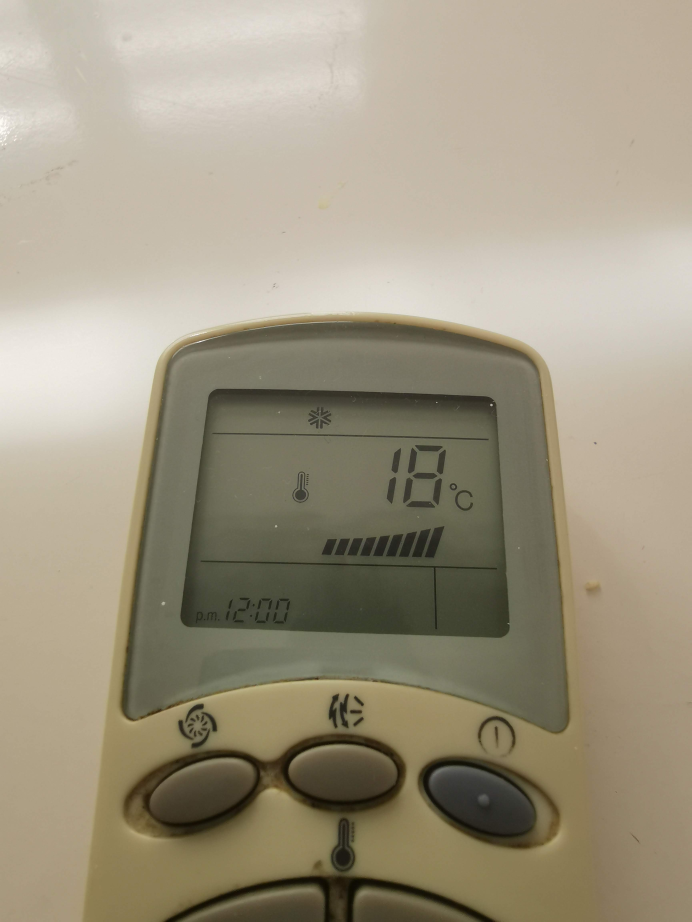
#> input picture Recognizing Digital Digits/data/remote_controller.jpg, 3456 x 4608 px (shown at 1/5 size)
$ python recognize_digital_digits.py --image data/remote_controller.jpg
#> lines starting #> are read from the running program, lines starting #| are printed output that depends on the picture; after the words box and inside, x2 and y2 are one past the last pixel; in counts of white or black regions, pixels touching at a corner belong together
import cv2
import argparse
import numpy as np

ap = argparse.ArgumentParser()
ap.add_argument("-i", "--image", required=True, help="Path of the image")
args = vars(ap.parse_args())

DIGITS_LOOKUP = {
    (1, 1, 1, 0, 1, 1, 1): 0,
    (0, 0, 1, 0, 0, 1, 0): 1,
    (1, 0, 1, 1, 1, 1, 0): 2,
    (1, 0, 1, 1, 0, 1, 1): 3,
    (0, 1, 1, 1, 0, 1, 0): 4,
    (1, 1, 0, 1, 0, 1, 1): 5,
    (1, 1, 0, 1, 1, 1, 1): 6,
    (1, 0, 1, 0, 0, 1, 0): 7,
    (1, 1, 1, 1, 1, 1, 1): 8,
    (1, 1, 1, 1, 0, 1, 1): 9
}


def order_points(pts):
    rect = np.zeros((4, 2), dtype="float32")
    s = pts.sum(axis=1)
    rect[0] = pts[np.argmin(s)]
    rect[2] = pts[np.argmax(s)]
    diff = np.diff(pts, axis=1)
    rect[1] = pts[np.argmin(diff)]
    rect[3] = pts[np.argmax(diff)]
    return rect


def perspective_transform(img, points):
    width = height = 5
    bounds = order_points(points)
    top_left, top_right, bottom_right, bottom_left = bounds
    max_width = max(
        int(np.sqrt(((bottom_right[0] - bottom_left[0]) ** 2) + ((bottom_right[1] - bottom_left[1]) ** 2))),
        int(np.sqrt(((top_right[0] - top_left[0]) ** 2) + ((top_right[1] - top_left[1]) ** 2))))
    max_height = max(
        int(np.sqrt(((top_right[0] - bottom_right[0]) ** 2) + ((top_right[1] - bottom_right[1]) ** 2))),
        int(np.sqrt(((top_left[0] - bottom_left[0]) ** 2) + ((top_left[1] - bottom_left[1]) ** 2))))
    width = max_width if max_width != 0 else width
    height = max_height if max_height != 0 else height
    dst = np.array([[0, 0], [width - 1, 0], [width - 1, height - 1], [0, height - 1]], dtype="float32")
    M = cv2.getPerspectiveTransform(bounds, dst)
    transformed = cv2.warpPerspective(img, M, (width, height))
    return transformed


def recognize_digital_digit(cropped_digit):
    digit_w, digit_h = cropped_digit.shape
    if digit_w < 55:
        return 1

    dw, dh = (int(digit_w * 0.25), int(digit_h * 0.15))
    dhc = int(digit_h * 0.05)
    segments = [
        ((0, 0), (w, dh)),  # top
        ((0, 0), (dw, h // 2)),  # top-left
        ((w - dw, 0), (w, h // 2)),  # top-right
        ((0, (h // 2) - dhc), (w, (h // 2) + dhc)),  # center
        ((0, h // 2), (w, h)),  # bottom-left
        ((w - dh, h // 2), (w, h)),  # bottom-right
        ((0, h - dh), (w, h))  # bottom
    ]

    sections = [0] * len(segments)
    for i, ((a_x, a_y), (b_x, b_y)) in enumerate(segments):
        mask = cropped_digit[a_y:b_y, a_x:b_x]
        mask_area = (b_x - a_x) * (b_y - a_y)
        density = cv2.countNonZero(mask)

        if density / float(mask_area) > 0.5:
            sections[i] = 1

    return DIGITS_LOOKUP[tuple(sections)]


resized = cv2.imread(args["image"])
#> resized is the input picture: shape (4608, 3456, 3); mean B, G, R 129.3, 150, 158.6

gray = cv2.cvtColor(resized, cv2.COLOR_BGR2GRAY)
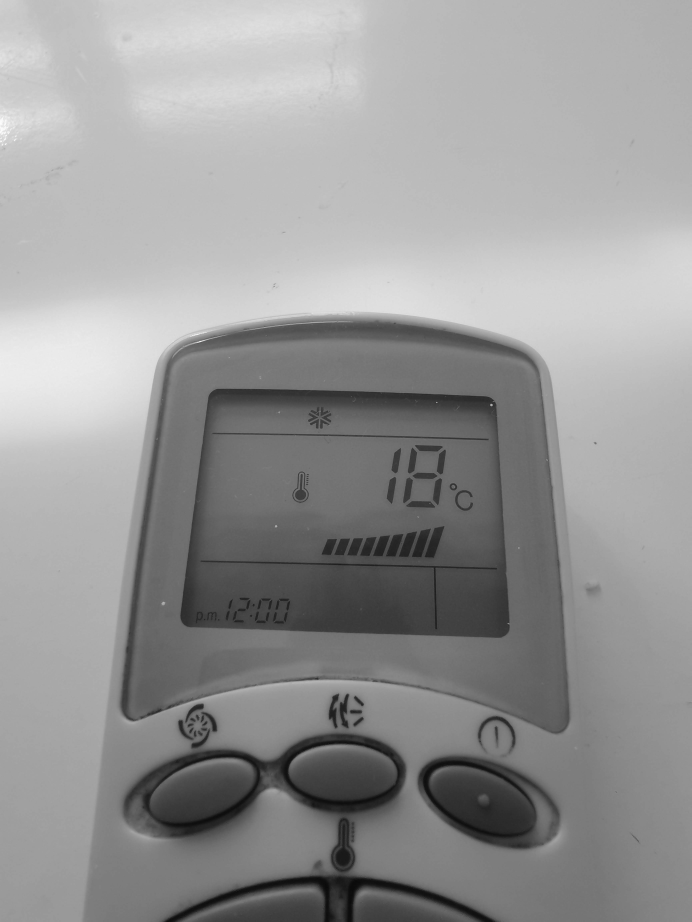
#> gray: shape (4608, 3456) (shown at 1/5 size); min 5, max 255, mean 150.3
blurred = cv2.GaussianBlur(gray, (7, 7), 0)
edged = cv2.Canny(blurred, 75, 150, 255)
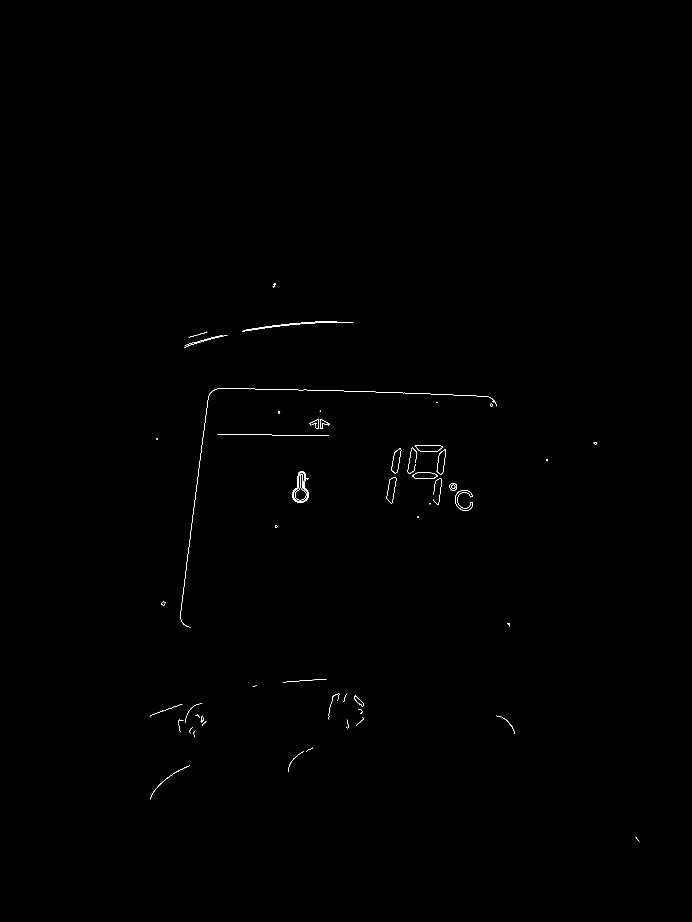
#> edged: shape (4608, 3456) (shown at 1/5 size); 0.08% white in thin lines or dots, all inside (x1, y1, x2, y2) = (749, 1417, 3197, 4209)

contours, _ = cv2.findContours(edged, cv2.RETR_EXTERNAL, cv2.CHAIN_APPROX_SIMPLE)
#> contours = 59 contours, 33 with area under 20; largest, box (x1, y1, x2, y2) and area: (1461, 2357, 1544, 2515) 7792, (1933, 2384, 1981, 2519) 3759, (2184, 2247, 2229, 2372) 3448, (2248, 2416, 2286, 2452) 1045, (2275, 2450, 2365, 2554) 124
contours = sorted(contours, key=cv2.contourArea, reverse=True)

warped = None
for c in contours:
    peri = cv2.arcLength(c, True)
    approx = cv2.approxPolyDP(c, 0.02 * peri, True)

    if len(approx) == 4:
        box = cv2.minAreaRect(c)
        corners = cv2.boxPoints(box)
        warped = perspective_transform(resized, corners)
        break
#> this loop made 7 passes
#> (peri, approx, box, width in perspective_transform, height in perspective_transform) on pass 7: (574.4, [[949, 3824], [815, 3907], [752, 3997], [816, 3907]], ((842.2, 3900.9), (262.2, 26.52), -41.04), 262, 26)
#> peri on passes 1 to 6: 416.6, 316, 294.4, 121.4, 1063.7, 43.21

gray_warped = cv2.cvtColor(warped, cv2.COLOR_BGR2GRAY)
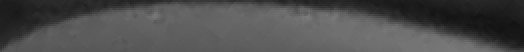
#> gray_warped: shape (26, 262) (shown 2 times larger); min 20, max 124, mean 77.3
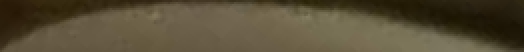
#> warped: shape (26, 262, 3) (shown 2 times larger); mean of channels 0, 1, 2 53.9, 76.9, 87; drawn as B, G, R
ths = cv2.threshold(gray_warped, 75, 255, cv2.THRESH_BINARY)[1]
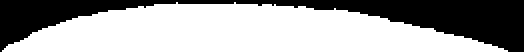
#> ths: shape (26, 262) (shown 2 times larger); 63.7% white; 1 black region, box (x1, y1, x2, y2) and area: (0, 0, 262, 26) 2470

cv2.imshow("ths", ths)
cv2.waitKey(0)

kernel = np.ones((3, 3))
erosion = cv2.erode(ths, kernel, iterations=2)
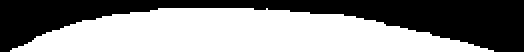
#> erosion: shape (26, 262) (shown 2 times larger); 54.8% white; 1 black region

digits = []
contours_warped, _ = cv2.findContours(erosion, cv2.RETR_LIST, cv2.CHAIN_APPROX_SIMPLE)
#> contours_warped = 1 contour; box (x1, y1, x2, y2) and area: (5, 4, 247, 26) 3494
for c in contours_warped:
    x, y, w, h = cv2.boundingRect(c)
    if 20 <= w <= 55 and 50 <= h <= 60:
        digit = recognize_digital_digit(ths[y:y+h, x:x+w])
        digits.append(digit)
#> this loop made 1 pass
#> (x, y, w, h) on pass 1: (5, 4, 242, 22)
#> after the loop, digits = []

print(digits)
